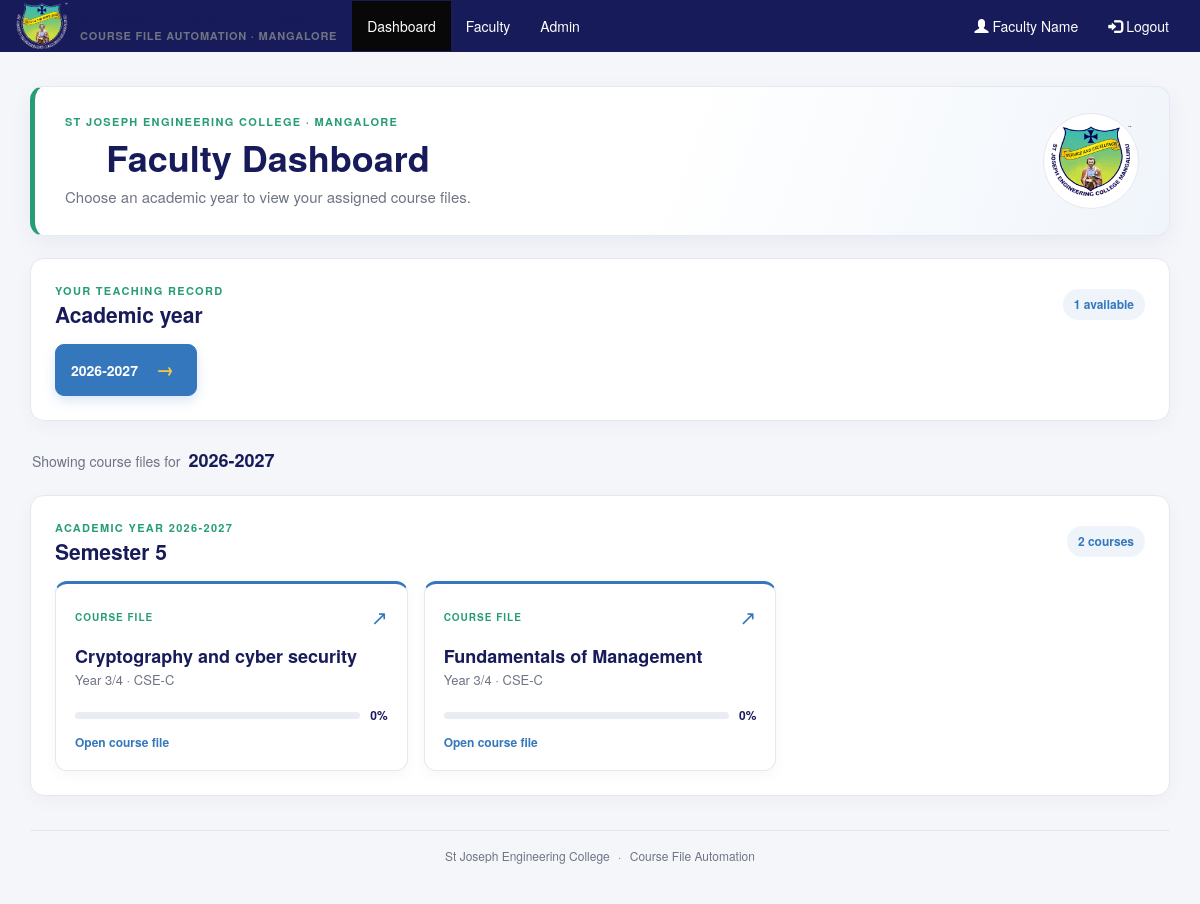
Before: /dashboard (signed in) with the older database file.
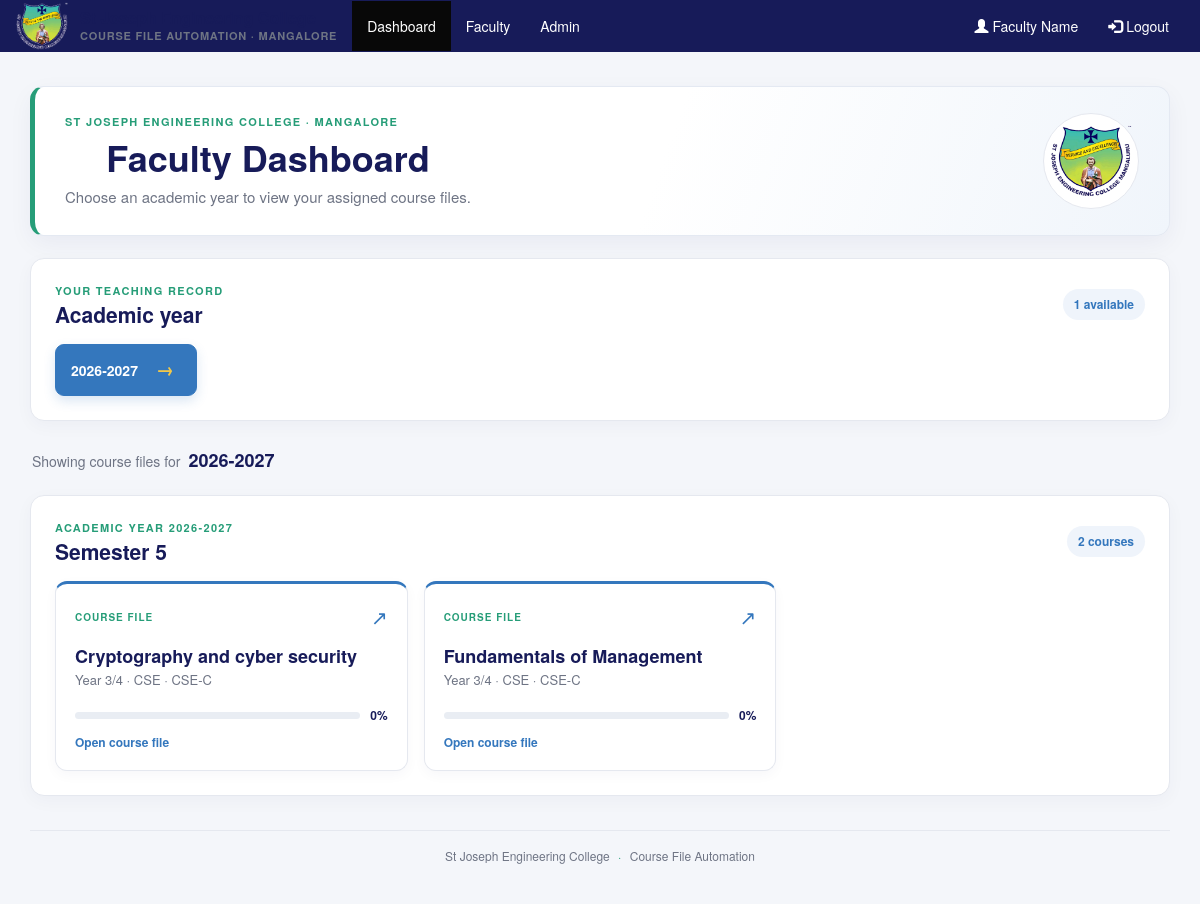
After: the same page with the newer database file.
### tables this page shows
CREATE TABLE `subjects` (
  `sid` int(255) NOT NULL,
  `fid` int(255) NOT NULL,
  `faculty_name` varchar(255) NOT NULL DEFAULT '',
  `faculty_username` varchar(255) NOT NULL DEFAULT '',
  `faculty_email` varchar(255) NOT NULL DEFAULT '',
  `faculty_phone` varchar(50) NOT NULL DEFAULT '',
  `department` varchar(100) NOT NULL DEFAULT '',
  `branch` varchar(100) NOT NULL DEFAULT '',
  `academic_year` varchar(12) NOT NULL,
  `subject_name` varchar(50) NOT NULL,
  `year` int(10) NOT NULL,
  `semester` int(10) NOT NULL,
  `section` varchar(20) NOT NULL DEFAULT '',
  `progress` int(10) NOT NULL
);

### db.php (called while the page is built, shortened)
<?php
if (!function_exists('ensure_course_status')) {
function ensure_course_status($db, $sid)
{
    $sid = (int)$sid;
    $columns = array(
        'individual_time_table', 'class_time_table', 'course_plan', 'lesson_plan',
        'assignment', 'mid', 'remedial', 'tutorial', 'quiz', 'co_po', 'notes'
    );
    return array_fill_keys($columns, '');
}
}
?>

### dashboard/index.php (the view, shortened to what the changed rows need)
<?php
require "../db.php";
include ("../login/header.php");
$fid = (int)$_SESSION['userid'];
$yearQuery = $db->prepare("SELECT DISTINCT academic_year FROM subjects WHERE fid = ? AND academic_year = '2026-2027' ORDER BY academic_year DESC");
$yearQuery->bind_param('i', $fid);
$yearQuery->execute();
$yearResult = $yearQuery->get_result();
$academicYears = array();
while ($yearRow = $yearResult->fetch_assoc()) $academicYears[] = $yearRow['academic_year'];
$selectedYear = isset($_GET['acyear']) && in_array($_GET['acyear'], $academicYears, true)
	? $_GET['acyear']
	: (count($academicYears) > 0 ? $academicYears[0] : '');
$semesters = array();
if ($selectedYear !== '') {
	$courseQuery = $db->prepare("SELECT * FROM subjects WHERE academic_year = ? AND fid = ? ORDER BY semester, department, section, subject_name");
	$courseQuery->bind_param('si', $selectedYear, $fid);
	$courseQuery->execute();
	$courseResult = $courseQuery->get_result();
	while ($course = $courseResult->fetch_assoc()) {
		$semesterNumber = (int)$course['semester'];
		if (!isset($semesters[$semesterNumber])) $semesters[$semesterNumber] = array();
		$semesters[$semesterNumber][] = $course;
	}
}
function renderSubjectCards($subjects, $db) {
	foreach ($subjects as $row) {
		$sid = (int)$row['sid'];
		$progress = 0;
		$progress = floor(($progress / 11) * 100);
		$subjectName = htmlspecialchars($row['subject_name'], ENT_QUOTES, 'UTF-8');
		$department = isset($row['department']) ? $row['department'] : '';
		$sectionBranch = isset($row['section']) ? $row['section'] : '';
		if ($department === 'CSE' && in_array(strtoupper($sectionBranch), array('A', 'B', 'C', 'D'), true)) $sectionBranch = 'CSE-' . strtoupper($sectionBranch);
		$courseDetails = array();
		if ($department !== '') $courseDetails[] = htmlspecialchars($department, ENT_QUOTES, 'UTF-8');
		if ($sectionBranch !== '') $courseDetails[] = htmlspecialchars($sectionBranch, ENT_QUOTES, 'UTF-8');
		$courseDetailsText = implode(' · ', $courseDetails);
		$target = "../dashboard/index.php?sid=" . $sid . "&subject_name=" . rawurlencode($row['subject_name']);
		?>
		<a class="sjc-course-card" href="<?php echo htmlspecialchars($target, ENT_QUOTES, 'UTF-8'); ?>">
			<div class="sjc-course-card__top"><span class="sjc-course-card__eyebrow">COURSE FILE</span><span class="sjc-course-card__arrow" aria-hidden="true">↗</span></div>
			<h4><?php echo $subjectName; ?></h4>
			<p>Year <?php echo (int)$row['year']; ?>/4<?php echo $courseDetailsText !== '' ? ' · ' . $courseDetailsText : ''; ?></p>
			<div class="sjc-progress"><div class="sjc-progress__track"><span style="width:<?php echo $progress; ?>%"></span></div><strong><?php echo $progress; ?>%</strong></div>
			<span class="sjc-course-card__foot">Open course file</span>
		</a>
		<?php
	}
}
?>
<!DOCTYPE html>
<html lang="en">
<head>
	<link rel="stylesheet" href="../css/bootstrap.min.css">
	<link rel="stylesheet" href="progress-circle.css">
	<link rel="stylesheet" href="../header/sjc-theme.css">
</head>
<body class="sjc-dashboard-page">
	<main class="sjc-dashboard">
		<section class="sjc-welcome">
			<div>
				<h1>Faculty Dashboard</h1>
			</div>
		</section>
		<section class="sjc-year-panel" aria-labelledby="academic-years-title">
			<div class="sjc-section-heading">
				<div><p class="sjc-kicker">YOUR TEACHING RECORD</p><h2 id="academic-years-title">Academic year</h2></div>
			</div>
		</section>
		<?php if ($selectedYear !== '') { ?>
			<?php foreach ($semesters as $semester => $subjects) { ?>
				<section class="sjc-semester" aria-labelledby="semester-<?php echo (int)$semester; ?>">
					<div class="sjc-section-heading"><div><p class="sjc-kicker">ACADEMIC YEAR <?php echo htmlspecialchars($selectedYear, ENT_QUOTES, 'UTF-8'); ?></p><h2 id="semester-<?php echo (int)$semester; ?>">Semester <?php echo (int)$semester; ?></h2></div><span class="sjc-year-count"><?php echo count($subjects); ?> course<?php echo count($subjects) === 1 ? '' : 's'; ?></span></div>
					<div class="sjc-course-grid"><?php renderSubjectCards($subjects, $db); ?></div>
				</section>
			<?php } ?>
		<?php } else if (count($academicYears) > 0) { ?>
			<div class="sjc-hint"><span class="sjc-hint__icon" aria-hidden="true">i</span><p>Select an academic year above to see its semesters and assigned courses.</p></div>
		<?php } ?>
	</main>
</body>
</html>

Changed rows visible on the page:
changed subjects "Cryptography and cyber security": courseDetailsText "CSE-C" → "CSE · CSE-C"
changed subjects "Fundamentals of Management": courseDetailsText "CSE-C" → "CSE · CSE-C"
